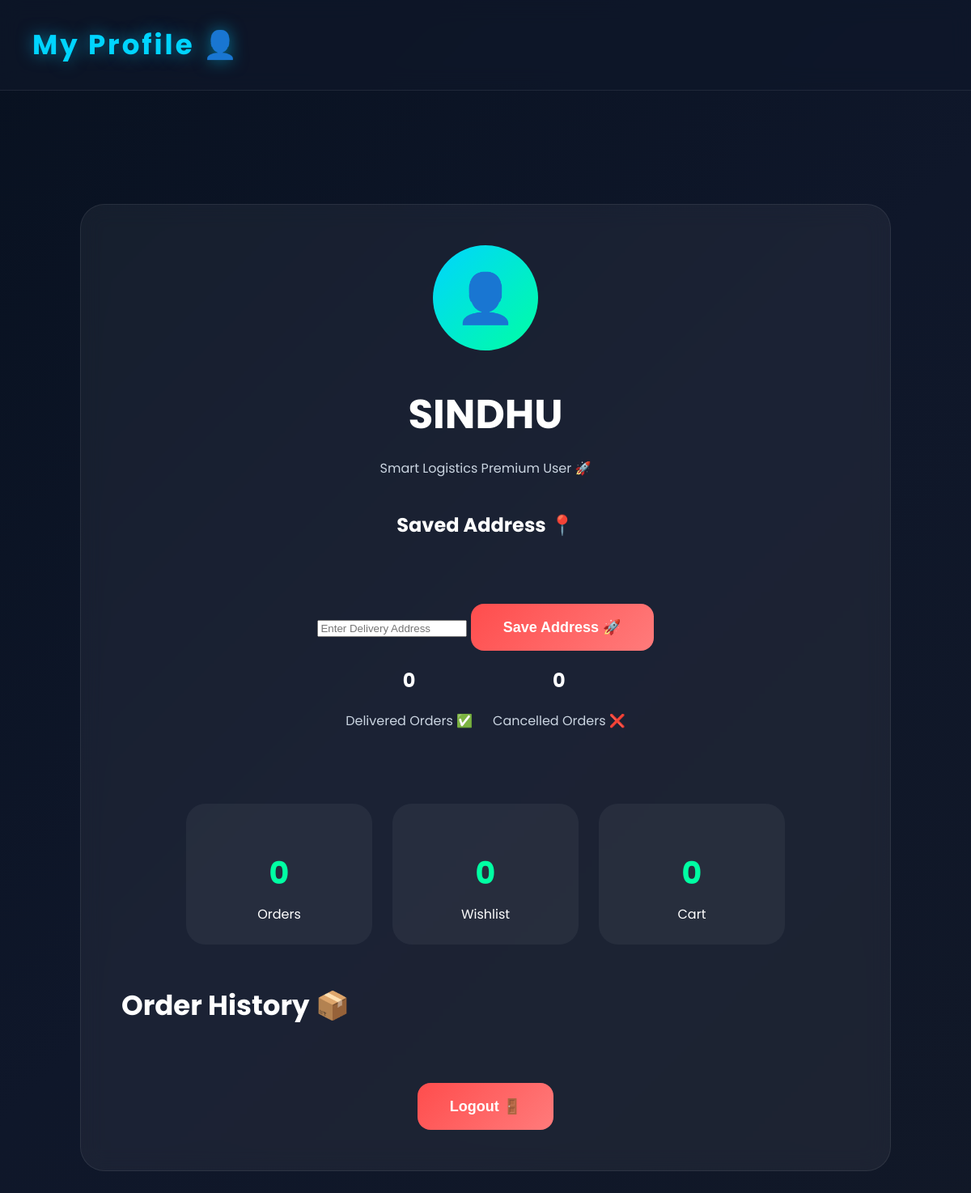
The page /profile (signed in) on the database as committed earlier.
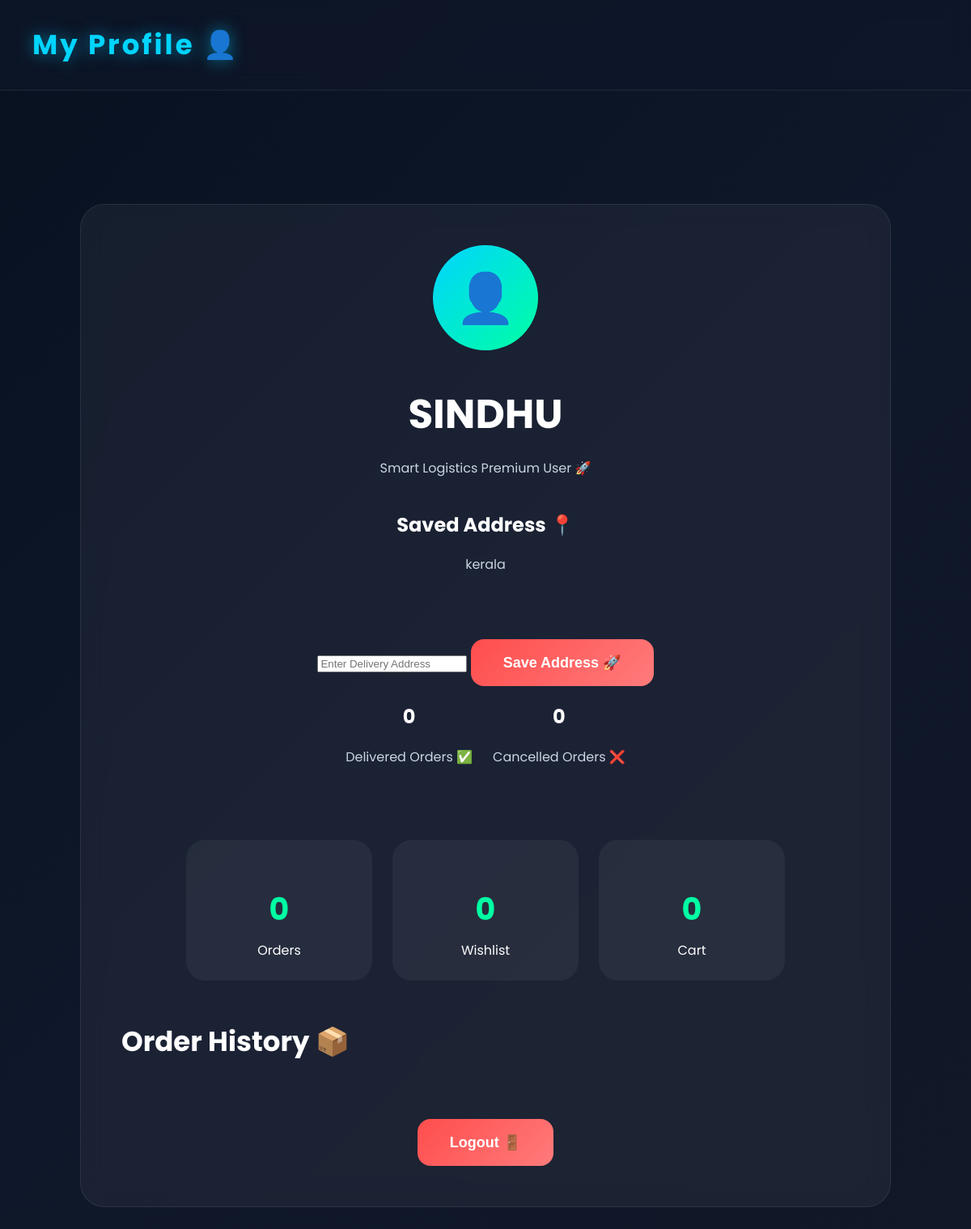
The same page on the database as committed later.
### tables this page shows
CREATE TABLE users (

            id INTEGER PRIMARY KEY AUTOINCREMENT,

            username TEXT,

            email TEXT UNIQUE,

            password TEXT,

            address TEXT

        );

### app.py (the view)
@app.route("/profile")
def profile():
    if "user" not in session:
        return redirect("/login")
    username = session["user"]
    connection = sqlite3.connect(
        "algo.db"
    )
    cursor = connection.cursor()
    cursor.execute("""

        SELECT * FROM orders

        WHERE LOWER(customer_name)=?

        ORDER BY id DESC

    """, (
        username.lower(),
    ))
    orders = cursor.fetchall()
    delivered_orders = 0
    cancelled_orders = 0
    for order in orders:
        if "Delivered" in order[6]:
            delivered_orders += 1
        elif "Cancelled" in order[6]:
            cancelled_orders += 1
    saved_address = ""
    cursor.execute("""

        SELECT address

        FROM users

        WHERE LOWER(username)=?

    """, (
        username.lower(),
    ))
    address_data = cursor.fetchone()
    if address_data and address_data[0]:
        saved_address = address_data[0]
    connection.close()
    cart_items = session.get(
        "cart",
        []
    )
    cart_count = len(cart_items)
    wishlist_items = session.get(
        "wishlist",
        []
    )
    wishlist_count = len(wishlist_items)
    total_orders = len(orders)
    return render_template(
        "profile.html",
        username=username,
        orders=orders,
        total_orders=total_orders,
        cart_count=cart_count,
        wishlist_count=wishlist_count,
        delivered_orders=delivered_orders,
        cancelled_orders=cancelled_orders,
        saved_address=saved_address
    )

### templates/profile.html (shortened to what this page needs)
<!DOCTYPE html>
<html>
<head>
    <link
    rel="stylesheet"
    href="{{ url_for('static', filename='css/style.css') }}"
    >
</head>
<body>
    <div class="navbar">
        <div class="logo">
            My Profile 👤
        </div>
    </div>
    <section class="profile-page">
        <div class="profile-card">
            <div class="profile-image">
                👤
            </div>
            <h1>
                {{ username }}
            </h1>
            <p>
                Smart Logistics Premium User 🚀
            </p>
            <div class="address-box">
    <h2>
        Saved Address 📍
    </h2>
    <p>
        {{ saved_address }}
    </p>
    <form method="POST" action="/save-address">
        <input
        type="text"
        name="address"
        placeholder="Enter Delivery Address"
        required
        >
        <button type="submit">
            Save Address 🚀
        </button>
    </form>
</div>
            <div class="profile-stats">
                <div class="stat-card">
                    <h2>
                        {{ delivered_orders }}
                    </h2>
                    <p>
                        Delivered Orders ✅
                    </p>
                </div>
                <div class="stat-card">
                    <h2>
                        {{ cancelled_orders }}
                    </h2>
                    <p>
                        Cancelled Orders ❌
                    </p>
                </div>
            </div>
            <div class="profile-stats">
                <div class="stat-box">
                    <h2>
                        {{ total_orders }}
                    </h2>
                    <span>
                        Orders
                    </span>
                </div>
                <div class="stat-box">
                    <h2>
                        {{ wishlist_count }}
                    </h2>
                    <span>
                        Wishlist
                    </span>
                </div>
                <div class="stat-box">
                    <h2>
                        {{ cart_count }}
                    </h2>
                    <span>
                        Cart
                    </span>
                </div>
            </div>
            <div class="order-history">
                <h2>
                    Order History 📦
                </h2>
            </div>
            <a href="/logout">
                <button>
                    Logout 🚪
                </button>
            </a>
        </div>
    </section>
</body>
</html>

### static/css/style.css (style rules this page uses)
body { margin: 0; padding: 0; font-family: 'Poppins', sans-serif; background: linear-gradient( 135deg, #081120, #0f172a, #111827 ); overflow-x: hidden; }
.navbar { width: 100%; position: relative; top: 0; left: 0; z-index: 1000; display: flex; justify-content: space-between; align-items: center; padding: 20px 50px; box-sizing: border-box; background: rgba(15, 23, 42, 0.7); backdrop-filter: blur(14px); border-bottom: 1px solid rgba(255,255,255,0.08); overflow-x: auto; flex-wrap: nowrap; }
.logo { color: #00d4ff; font-size: 34px; font-weight: 700; letter-spacing: 3px; text-shadow: 0 0 20px rgba(0,212,255,0.5); }
.profile-page { min-height: 100vh; display: flex; justify-content: center; padding: 140px 20px; }
.profile-card { width: 100%; max-width: 900px; background: rgba(255,255,255,0.05); border: 1px solid rgba(255,255,255,0.08); border-radius: 30px; padding: 50px; backdrop-filter: blur(14px); text-align: center; color: white; }
.profile-image { width: 130px; height: 130px; margin: auto; border-radius: 50%; display: flex; justify-content: center; align-items: center; font-size: 60px; background: linear-gradient( 135deg, #00d4ff, #00ffa3 ); color: black; margin-bottom: 25px; }
.profile-card h1 { font-size: 50px; margin-bottom: 10px; }
.profile-card p { color: #cbd5e1; margin-bottom: 40px; }
.profile-stats { display: flex; justify-content: center; gap: 25px; flex-wrap: wrap; margin-bottom: 50px; }
.stat-box { width: 180px; padding: 25px; border-radius: 24px; background: rgba(255,255,255,0.05); }
.stat-box h2 { font-size: 38px; color: #00ffa3; margin-bottom: 10px; }
.order-history { text-align: left; }
.order-history h2 { margin-bottom: 30px; font-size: 34px; }
.profile-card button { margin-top: 40px; padding: 18px 40px; border: none; border-radius: 16px; background: linear-gradient( 135deg, #ff4d4d, #ff7b7b ); color: white; font-size: 18px; font-weight: 700; cursor: pointer; }
.navbar { display:flex; justify-content:space-between; align-items:center; padding:30px 40px; }

Rows that differ between the two databases and show on the page:
now on this page (row edited): users: username "SINDHU", address "kerala"
Other text that changed with them:
{{ username }}: "SINDHU" → (not shown)
